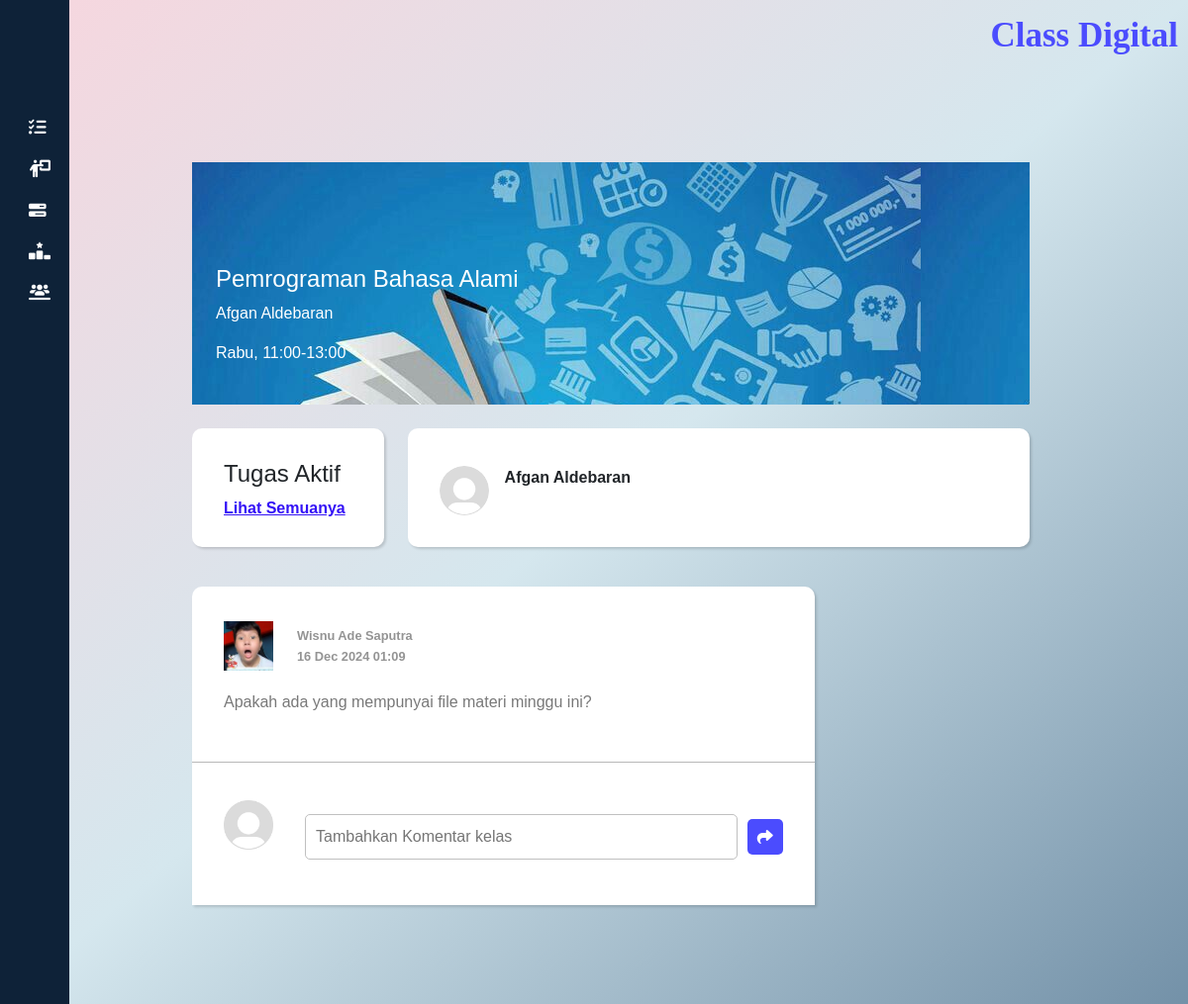
The app's page /cd_app/forum/5/ (signed in) with its own data.
### cd_app/models.py (models this page shows, shortened)
class Course(models.Model):
    name = models.CharField(max_length=200)
    schedule = models.CharField(max_length=100)
    url = models.URLField()
    video_url = models.URLField(blank=True, null=True, help_text="URL video pembelajaran (contoh: YouTube)")
    pdf_material = models.FileField(upload_to='materials/', blank=True, null=True, help_text="Unggah materi dalam format PDF")
    announcement = models.TextField(blank=True, null=True)
    teacher = models.ForeignKey(
        UserProfileInfo,
        on_delete=models.SET_NULL,
        null=True,
        blank=True,
        related_name='teaching_courses',
        limit_choices_to={'role': 'teacher'},  # Hanya user dengan role 'teacher'
    )

class UserProfileInfo(models.Model):
    user = models.OneToOneField(User, on_delete=models.CASCADE, related_name='profile')
    image = models.ImageField(upload_to='profile_pics', blank=True)
    name = models.CharField(max_length=255, blank=True)
    email = models.EmailField(max_length=255, blank=True)
    phone = models.CharField(max_length=15, blank=True)
    about = models.TextField(blank=True)
    ROLE_CHOICES = [
        ('student', 'Student'),
        ('teacher', 'Teacher'),
    ]
    role = models.CharField(max_length=10, choices=ROLE_CHOICES, default='student')
    courses = models.ManyToManyField('Course', related_name='enrolled_users', blank=True)

class Comment(models.Model):
    user = models.ForeignKey(UserProfileInfo, on_delete=models.CASCADE)  # Menghubungkan ke UserProfileInfo
    course = models.ForeignKey(Course, on_delete=models.CASCADE)  # Menghubungkan ke kursus
    content = models.TextField()  # Isi komentar
    created_at = models.DateTimeField(auto_now_add=True)  # Waktu komentar dibuat

### cd_app/views.py (the view)
# urls.py: path('forum/<int:course_id>/', views.forum_view, name='forum'),
@login_required
def forum_view(request, course_id):
    course = get_object_or_404(Course, id=course_id)
    comments = Comment.objects.filter(course=course).order_by('-created_at')
    is_teacher = request.user == course.teacher.user
    if request.method == 'POST':
        if 'announcement' in request.POST and is_teacher:
            announcement = request.POST.get('announcement')
            course.announcement = announcement
            course.save()
            return redirect('cd_app:forum', course_id=course.id)
        elif 'delete_comment' in request.POST:
            comment_id = request.POST.get('comment_id')
            comment = get_object_or_404(Comment, id=comment_id)
            user_profile = UserProfileInfo.objects.get(user=request.user)
            if comment.user != user_profile and not request.user.is_staff:
                return HttpResponseForbidden("Anda tidak memiliki izin untuk menghapus komentar ini.")
            comment.delete()
            return redirect('cd_app:forum', course_id=course.id)
        else:
            form = CommentForm(request.POST)
            if form.is_valid():
                comment = form.save(commit=False)
                user_profile = UserProfileInfo.objects.get(user=request.user)
                comment.user = user_profile
                comment.course = course
                comment.save()
                return redirect('cd_app:forum', course_id=course.id)
    else:
        form = CommentForm()
    return render(request, 'cd_app/forum.html', {
        'course': course,
        'comments': comments,
        'form': form,
        'is_teacher': is_teacher,  # Berikan informasi apakah user adalah teacher
    })

### cd_app/forms.py
class CommentForm(forms.ModelForm):
    class Meta:
        model = Comment
        fields = ['content']
        widgets = {
            'content': forms.TextInput(attrs={
                'class': 'input-text',
                'placeholder': 'Tambahkan Komentar kelas',
            }),
        }

### templates/cd_app/forum.html (shortened to what this page needs)
{% extends "cd_app/class.html" %}
{% load static %}
{% block body_block %}
<div class="container-detail-class">
    <div class="bg-img-detail-class p-4" style="background-image: url('{% static 'img/bg-image-class.jpg' %}');">
        <div class="title-detail-class">
          <h4>{{ course.name }}</h4>
          <p>{{ course.teacher.name }}</p>
          <p>{{ course.schedule }}</p>
        </div>
    </div>
    <div class="wrap-fill-detail-class">
      <div class="row mt-4">
        <div class="col-lg-3">
          <div class="wrap-task">
            <div class="title-task" style="border-bottom: none">
              <h4>Tugas Aktif</h4>
              <a href="{% url 'cd_app:task' course_id=course.id %}">Lihat Semuanya</a>
            </div>
          </div>
        </div>
        <div class="col-lg-9">
          <div class="form-announcement">
            <div class="fill-announcement">
              {% if is_teacher %}
                <form method="post" class="d-flex flex-column position-relative" style="width: 100%;">
                  {% csrf_token %}
                  <div class="d-flex align-items-center mb-2" style="margin:-10px">
                    <div class="img-profile-top me-3">
                      {% if course.teacher.image %}
                        <img src="{{ course.teacher.image.url }}" alt="Profile Icon" style="width: 40px; height: 40px; border-radius: 50%;" />
                      {% else %}
                        <img src="{% static 'img/profile.jpg' %}" alt="Default Profile Icon" style="width: 50px; height: 50px; border-radius: 50%;" />
                      {% endif %}
                    </div>
                    <div class="ms-1">
                      <strong>{{ course.teacher.name }}</strong>
                    </div>
                  </div>
                  <div class="position-relative">
                    <input
                      type="text"
                      name="announcement"
                      class="input-text form-control mb-3"
                      placeholder="Diharapkan para mahasiswa mengumpulkan tugasnya segera"
                      value="{{ course.announcement }}"
                      style="border: none; outline: none; width: 105%; height: 20px; padding:0px 60px"/>
                    <button type="submit" class="btn btn-custom btn-sm" style="position: absolute; right: 0; bottom: -40px; padding: 5px 15px;">Simpan</button>
                  </div>
                </form>
              {% else %}
                <div class="d-flex align-items-start">
                  <div class="img-profile-top me-3">
                    {% if course.teacher.image %}
                      <img src="{{ course.teacher.image.url }}" alt="Profile Icon" style="width: 50px; height: 50px; border-radius: 50%;" />
                    {% else %}
                      <img src="{% static 'img/profile.jpg' %}" alt="Default Profile Icon" style="width: 50px; height: 50px; border-radius: 50%;" />
                    {% endif %}
                  </div>
                  <div>
                    <div class="d-flex flex-column">
                      <strong>{{ course.teacher.name }}</strong>
                    </div>
                  </div>
                </div>
              {% endif %}
            </div>
          </div>
        </div>
        <div class="col-lg-9 mt-4">
          {% for comment in comments %}
          <div class="form-comment" style="border-bottom: 1px solid rgb(185, 185, 185);">
            <div class="wrap-comment">
              <div class="img-profile">
                {% if comment.user.image %}
                  <img src="{{ comment.user.image.url }}" alt="Profile Icon" style="width: 50px; height: 50px;" />
                {% else %}
                  <img src="{% static 'img/profile.jpg' %}" alt="Default Profile Icon" style="width: 50px; height: 50px;" />
                {% endif %}
              </div>
              <div class="detail-profile">
                <div class="username">
                  <p>{{ comment.user.name }}</p>
                  <p>{{ comment.created_at|date:"d M Y H:i" }}</p>
                </div>
              </div>
            </div>
            <div class="fill-comment">
              <p>{{ comment.content }}</p>
            </div>
          </div>
          {% endfor %}
          <form method="post" class="form-comment" style="border-radius: 0;">
            <div class="fill-announcement responsif-form">
              <div class="img-profile-button mb-4">
                {% if user.profile.image %}
                <img src="{{ user.profile.image.url }}" alt="Profile Icon" style="width: 50px; height: 50px;" />
                {% else %}
                <img src="{% static 'img/profile.jpg' %}" alt="Default Profile Icon" style="width: 50px; height: 50px;" />
                {% endif %}
              </div>
              <div class="input-form">
                {{ form.content }}
                <button type="submit" class="send-btn">
                  <i class="fa-solid fa-share" style="color: white"></i>
                </button>
              </div>
            </div>
          </form>
        </div>
      </div>
    </div>
</div>
{% endblock %}

### static/css/style.css (style rules this page uses)
* { margin: 0; padding: 0; box-sizing: border-box; font-family: 'Arial', sans-serif; }
body { background: linear-gradient(to bottom right, #f7d6de, #d5e7ee, #7391a8); min-height: 100vh; display: flex; flex-direction: column; scroll-behavior: smooth; }
a { text-decoration: none; }
.container-detail-class { margin-left: 4rem; width: 80%; margin-top: 6rem; padding-bottom: 2rem; }
.title-detail-class { margin-top: 5rem; color: white; }
.wrap-task { height: 120px; padding: 2rem; margin-bottom: 1rem; border-radius: 10px; box-shadow: rgba(0, 0, 0, 0.15) 1.95px 1.95px 2.6px; background-color: white; }
.title-task h4 { font-weight: 500; }
.title-task a { color: #3412F6; font-weight: 600; font-size: 1rem; }
.form-announcement { height: 120px; border-radius: 10px; box-shadow: rgba(0, 0, 0, 0.15) 1.95px 1.95px 2.6px; background-color: white; padding: 2rem; }
.fill-announcement { margin-top: 0.4rem; display: flex; align-items: center; gap: 2rem; }
.input-form { display: flex; align-items: center; gap: 10px; width: 100%; }
.input-text { flex: 1; border: 1px solid rgb(192, 192, 192); padding: 10px; border-radius: 5px; outline: none; box-sizing: border-box; }
.send-btn { display: flex; align-items: center; justify-content: center; background-color: #4b4cfe; border: none; padding: 10px; border-radius: 5px; cursor: pointer; }
.form-comment { border-radius: 10px 10px 0 0; box-shadow: rgba(0, 0, 0, 0.15) 1.95px 1.95px 2.6px; background-color: white; padding: 2rem; }
.wrap-comment { display: flex; gap: 1.5rem; align-items: center; }
.username { line-height: 5px; margin-top: 15px; font-weight: 600; font-size: 0.8rem; color: #949494; }
.fill-comment { color: #797979; margin-top: 1rem; }

### records on screen
Course: name "Pemrograman Bahasa Alami", teacher.name "Afgan Aldebaran", schedule "Rabu, 11:00-13:00"
Comment: user.image (picture), user.name "Wisnu Ade Saputra", created_at "16 Dec 2024 01:09", content "Apakah ada yang mempunyai file materi minggu ini?"
